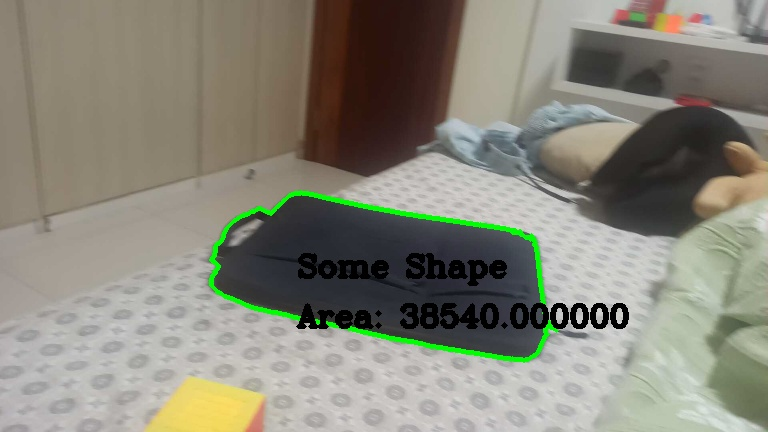
//> input picture projects/pictures_webcam/picture0.jpg, 768 x 432 px, given in place of video, which was not available
$ ./objInfo   (built with g++ and OpenCV 4)
//> lines starting //> are read from the running program, lines starting //| are printed output that depends on the picture; after the words box and inside, x2 and y2 are one past the last pixel; in counts of white or black regions, pixels touching at a corner belong together; pictures that were not available may be replaced by others from this repository, and a replacement may not be noted
#include <iostream>
#include "opencv2/opencv.hpp"

using namespace cv;
using namespace std;

void HSVTrackbars(string window);
vector<int> GetTrackValues(string window);
vector<Mat> detection(Mat frame, vector<int> lim, int area);

//255 95 101
int main(int argc, char ** argv) {

    VideoCapture cap;
    string path = "http://[2804:1ef8:2c84:6b00:1ecc:d6ff:fe44:df63]:5000/video";
    if (!cap.open(path)) return 1;

    // [9 lines of commented-out code are left out]

    string window = "Trackbars";
    namedWindow(window);
    HSVTrackbars(window);
    createTrackbar("Area", window, nullptr, 10000);

    int id_frame = 0;
    while (true) {
        Mat frame;
        cap >> frame;
//> frame is the input picture: 432 rows x 768 cols, CV_8UC3; mean B, G, R 120.8, 133.5, 135.2
        //flip(frame, frame, 1);

        int area = getTrackbarPos("Area", window);
        resize(frame, frame, Size(frame.cols * 0.4, frame.rows * 0.4));
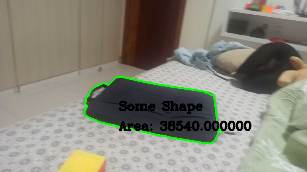
//> frame: 172 rows x 307 cols, CV_8UC3; mean B, G, R 120.8, 133.5, 135.1
        setTrackbarMax("Area", window, frame.cols * frame.rows);

        vector<int> lim = GetTrackValues(window);
        vector<Mat> res = detection(frame, lim, area);

        Mat output(frame.rows * 2, frame.cols, frame.type());
        vconcat(res, output);

        imshow("Display", output);
        if ((char) waitKey(1) == 32) {
            imwrite("../pictures_webcam/picture" + to_string(id_frame) + ".jpg", frame);
            id_frame++;
            cout << "Frame saved!" << endl;
        }
        if ((char) waitKey(1) == 27) break;
    }

    destroyAllWindows();
    cap.release();

    return 0;

}

void HSVTrackbars(string window) {

    createTrackbar("Hue Min", window, nullptr, 255);
    createTrackbar("Hue Max", window, nullptr, 255);
    setTrackbarPos("Hue Max", window, 255);

    createTrackbar("Saturation Min", window, nullptr, 255);
    createTrackbar("Saturation Max", window, nullptr, 255);
    setTrackbarPos("Saturation Max", window, 255);

    createTrackbar("Value Min", window, nullptr, 255);
    createTrackbar("Value Max", window, nullptr, 255);
    setTrackbarPos("Value Max", window, 255);

}

vector<int> GetTrackValues(string window) {

    vector<int> lim;

    lim.push_back(getTrackbarPos("Hue Min", window));
    lim.push_back(getTrackbarPos("Saturation Min", window));
    lim.push_back(getTrackbarPos("Value Min", window));
    lim.push_back(getTrackbarPos("Hue Max", window));
    lim.push_back(getTrackbarPos("Saturation Max", window));
    lim.push_back(getTrackbarPos("Value Max", window));

    if (lim[0] > lim[3]) setTrackbarPos("Hue Max", window, lim[0]);
    if (lim[1] > lim[4]) setTrackbarPos("Saturation Max", window, lim[1]);
    if (lim[2] > lim[5]) setTrackbarPos("Value Max", window, lim[2]);

    return lim;

}

Mat GetMask(Mat frame, vector<int> lim) {

    Mat hsv;
    cvtColor(frame, hsv, COLOR_BGR2HSV);
//> hsv: 172 rows x 307 cols, CV_8UC3; mean H, S, V 35.9, 44.7, 140.1

    Mat blur;
    GaussianBlur(hsv, blur, Size(3, 3), 0);
//> blur: 172 rows x 307 cols, CV_8UC3; mean H, S, V 35.9, 44.7, 140.1

    vector<int> lower, upper;
    for (int i = 0; i < 3; i++) {
        lower.push_back(lim[i]);
        upper.push_back(lim[i + 3]);
    }

    Mat mask;
    inRange(hsv, lower, upper, mask);
//> mask: 172 rows x 307 cols, CV_8UC1; every value is 255

    return mask;

}

Point GetTextPoint(vector<Point> cnt) {

    Rect rect = boundingRect(cnt);
    return Point(rect.x + rect.width / 4, rect.y + rect.height / 2);

}

double GetRatio(vector<Point> cnt) {

    Rect rect = boundingRect(cnt);
    return rect.height / (double) rect.width;

}

string GetShape(vector<Point> cnt) {

    string shape = "-1";
    int vert = cnt.size();
    if (vert == 3) shape = "Triangle";
    if (vert == 4) {
        double ratio = GetRatio(cnt);
        if (abs(ratio - 1) <= 0.04) shape = "Square";
        else shape = "Rectangle";
    }
    if (vert == 8) {
        double ratio = GetRatio(cnt);
        if (abs(ratio - 1) <= 0.04) shape = "Circle";
        else shape = "Ellipse";
    }
    if (vert == 10 && !isContourConvex(cnt)) shape = "Star";

    if (shape == "-1") return "Some Shape";
    return shape;

}

vector<Mat> detection(Mat frame, vector<int> lim, int area) {

    Mat mask = GetMask(frame, lim);

    vector<vector<Point>> contours;
    findContours(mask, contours, RETR_EXTERNAL, CHAIN_APPROX_NONE);
//> contours = 1 contour; box (x1, y1, x2, y2) and area: (0, 0, 307, 172) 52326
    if (!contours.empty()) {
        int i = 0;
        for (vector<Point> cnt : contours) {
            if (contourArea(cnt) >= area) {
                double peri = arcLength(cnt, true);
                vector<Point> approx;
                approxPolyDP(cnt, approx, peri * 0.02, true);

                drawContours(frame, contours, i, Scalar(0, 255, 0), 3);

                string shape = GetShape(approx);
                Point pt = GetTextPoint(approx);
                putText(frame, shape, pt, FONT_HERSHEY_COMPLEX, 1, Scalar::all(0), 3);

                string areaText = "Area: " + to_string(contourArea(cnt));
                Point pt2 = Point(pt.x, pt.y + 50);
                putText(frame, areaText, pt2, FONT_HERSHEY_COMPLEX, 1, Scalar::all(0), 3);

            }
            i++;
        }
//> this loop made 1 pass
//> (peri, approx, vert in GetShape, ratio in GetShape, shape, rect in GetTextPoint, pt, areaText) on pass 1: (954, 4 Points (x, y): [0, 0], [0, 171], [306, 171], [306, 0], 4, 0.56, "Rectangle", Rect(0, 0, 307, 172), Point(76, 86), "Area: 52326.000000")
//> pass 1, in detection, `putText(frame, shape, pt, FONT_HERSHEY_COMPLEX, 1, Scalar::all(0), 3);`:
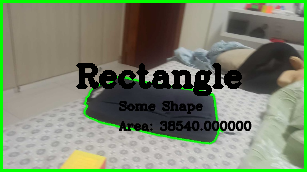
//> frame: 172 rows x 307 cols, CV_8UC3; 9.96% of pixels changed, all inside (x1, y1, x2, y2) = (0, 0, 307, 172)
//> pass 1, in detection, `putText(frame, areaText, pt2, FONT_HERSHEY_COMPLEX, 1, Scalar::all(0),..`:
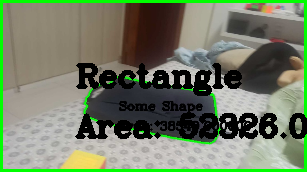
//> frame: 172 rows x 307 cols, CV_8UC3; 5.6% of pixels changed, all inside (x1, y1, x2, y2) = (75, 113, 307, 139)
//> after the loop, i = 1


    }

    merge((vector<Mat>) {mask, mask, mask}, mask);
//> mask: 172 rows x 307 cols, CV_8UC3; every value is 255
//> in main, `vconcat(res, output);`:
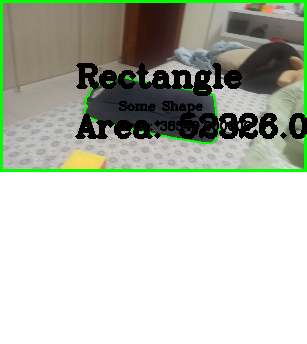
//> output: 344 rows x 307 cols, CV_8UC3; mean B, G, R 177.9, 189.7, 184.3
//> the Esc key is pressed
//> the Esc key is pressed
    return {frame, mask};

}

$ run again, on projects/pictures_webcam/picture1.jpg
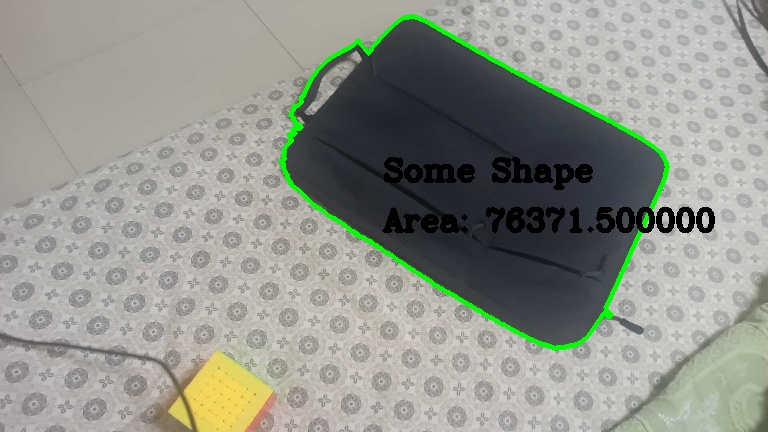
//> input picture projects/pictures_webcam/picture1.jpg, 768 x 432 px, given in place of video, which was not available
//> frame is the input picture: 432 rows x 768 cols, CV_8UC3; mean B, G, R 139.4, 147.8, 145
//> hsv: 172 rows x 307 cols, CV_8UC3; mean H, S, V 46.3, 27.5, 151.1
//> blur: 172 rows x 307 cols, CV_8UC3; mean H, S, V 46.3, 27.5, 151.1
//> contours = 1 contour; box (x1, y1, x2, y2) and area: (0, 0, 307, 172) 52326
//> the loop in detection, `for (vector<Point> cnt : contours)` made 1 pass
//> (peri, approx, vert in GetShape, ratio in GetShape, shape, rect in GetTextPoint, pt, areaText) on pass 1: (954, 4 Points (x, y): [0, 0], [0, 171], [306, 171], [306, 0], 4, 0.56, "Rectangle", Rect(0, 0, 307, 172), Point(76, 86), "Area: 52326.000000")
//> pass 1, in detection, `putText(frame, areaText, pt2, FONT_HERSHEY_COMPLEX, 1, Scalar::all(0),..`:
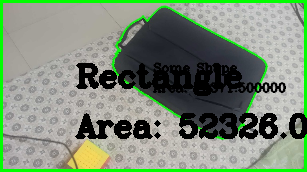
//> frame: 172 rows x 307 cols, CV_8UC3; mean B, G, R 118.9, 139.5, 123.8
//> after the loop in detection, `for (vector<Point> cnt : contours)`: i = 1
//> `vconcat(res, output);`:
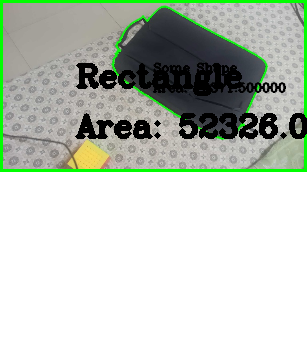
//> output: 344 rows x 307 cols, CV_8UC3; mean B, G, R 186.9, 197.2, 189.4

$ run again, on projects/pictures_webcam/picture2.jpg
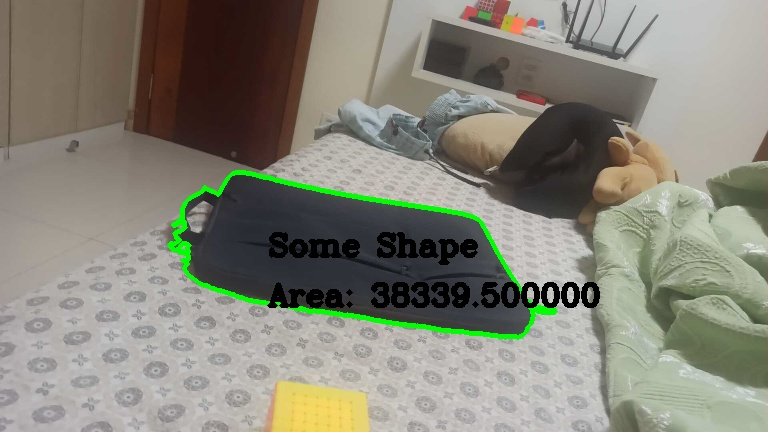
//> input picture projects/pictures_webcam/picture2.jpg, 768 x 432 px, given in place of video, which was not available
//> frame is the input picture: 432 rows x 768 cols, CV_8UC3; mean B, G, R 120.3, 132.8, 134
//> hsv: 172 rows x 307 cols, CV_8UC3; mean H, S, V 37, 44.8, 139.3
//> blur: 172 rows x 307 cols, CV_8UC3; mean H, S, V 37, 44.9, 139.3
//> contours = 1 contour; box (x1, y1, x2, y2) and area: (0, 0, 307, 172) 52326
//> the loop in detection, `for (vector<Point> cnt : contours)` made 1 pass
//> (peri, approx, vert in GetShape, ratio in GetShape, shape, rect in GetTextPoint, pt, areaText) on pass 1: (954, 4 Points (x, y): [0, 0], [0, 171], [306, 171], [306, 0], 4, 0.56, "Rectangle", Rect(0, 0, 307, 172), Point(76, 86), "Area: 52326.000000")
//> pass 1, in detection, `putText(frame, areaText, pt2, FONT_HERSHEY_COMPLEX, 1, Scalar::all(0),..`:
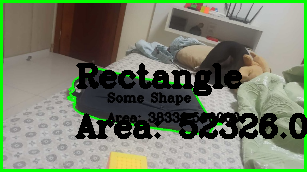
//> frame: 172 rows x 307 cols, CV_8UC3; mean B, G, R 101.7, 124.8, 113.8
//> after the loop in detection, `for (vector<Point> cnt : contours)`: i = 1
//> `vconcat(res, output);`:
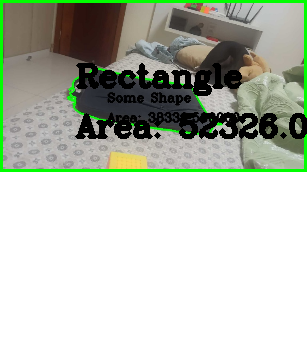
//> output: 344 rows x 307 cols, CV_8UC3; mean B, G, R 178.3, 189.9, 184.4

$ run again, on projects/pictures_webcam/picture3.jpg
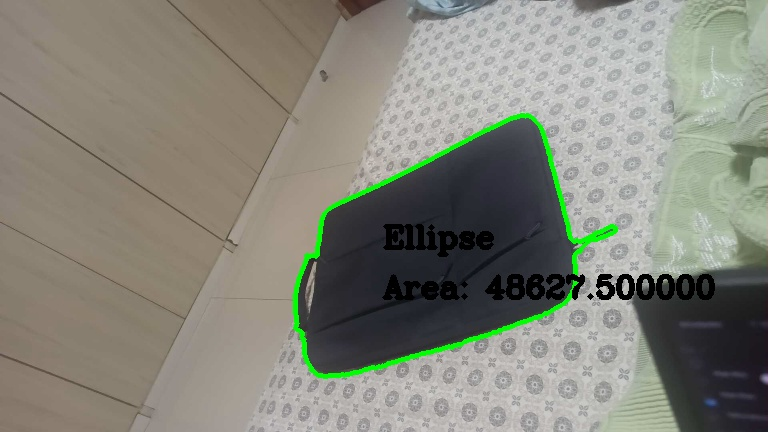
//> input picture projects/pictures_webcam/picture3.jpg, 768 x 432 px, given in place of video, which was not available
//> frame is the input picture: 432 rows x 768 cols, CV_8UC3; mean B, G, R 121.9, 132.8, 132.6
//> hsv: 172 rows x 307 cols, CV_8UC3; mean H, S, V 42.8, 36.8, 138.6
//> blur: 172 rows x 307 cols, CV_8UC3; mean H, S, V 42.9, 36.8, 138.6
//> contours = 1 contour; box (x1, y1, x2, y2) and area: (0, 0, 307, 172) 52326
//> the loop in detection, `for (vector<Point> cnt : contours)` made 1 pass
//> (peri, approx, vert in GetShape, ratio in GetShape, shape, rect in GetTextPoint, pt, areaText) on pass 1: (954, 4 Points (x, y): [0, 0], [0, 171], [306, 171], [306, 0], 4, 0.56, "Rectangle", Rect(0, 0, 307, 172), Point(76, 86), "Area: 52326.000000")
//> pass 1, in detection, `putText(frame, areaText, pt2, FONT_HERSHEY_COMPLEX, 1, Scalar::all(0),..`:
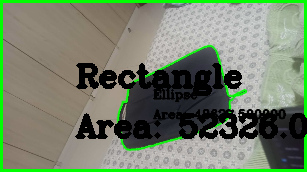
//> frame: 172 rows x 307 cols, CV_8UC3; mean B, G, R 105.9, 128.9, 115.7
//> after the loop in detection, `for (vector<Point> cnt : contours)`: i = 1
//> `vconcat(res, output);`:
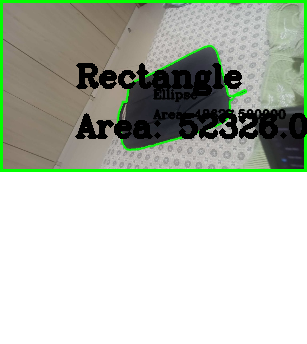
//> output: 344 rows x 307 cols, CV_8UC3; mean B, G, R 180.5, 192, 185.3
